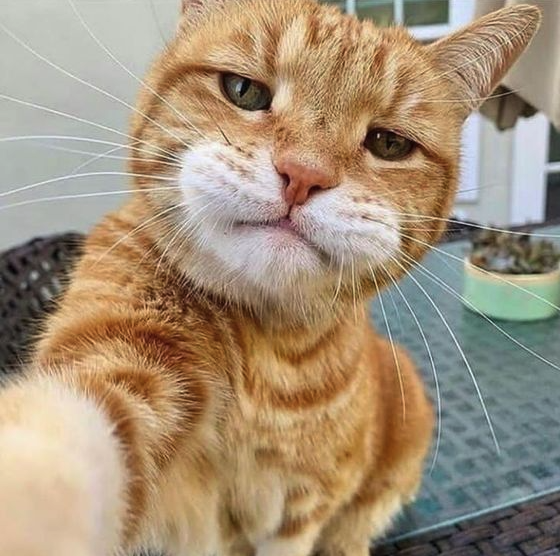
#> input picture tests/Screenshot 2025-11-09 at 02.09.04.png, 560 x 556 px, found by its file name
$ python color_histogram.py
#> lines starting #> are read from the running program, lines starting #| are printed output that depends on the picture
import cv2 as cv
import numpy as np
import matplotlib.pyplot as plt
import os

def grayHistogram():
    img_path ='/Users/akanady/Desktop/CVPR_Assignment_1/tests/Screenshot 2025-11-09 at 02.09.04.png'
    img = cv.imread(img_path, cv.IMREAD_REDUCED_GRAYSCALE_2)

    plt.figure()
    plt.imshow(img, cmap='gray')
    hist = cv.calcHist([img], [0], None, [256], [0, 256])

    plt.figure()
    plt.plot(hist)
    plt.xlabel('bins')
    plt.ylabel('# of pixels')

    plt.show()

def colorHistogram():
    img_path ='/Users/akanady/Desktop/CVPR_Assignment_1/tests/Screenshot 2025-11-09 at 02.09.04.png'
    img = cv.imread(img_path)
    imgRGB = cv.cvtColor(img, cv.COLOR_BGR2RGB)

    plt.figure()
    plt.imshow(imgRGB)

    colors = ['b', 'g', 'r']

    plt.figure()
    for i in range(len(colors)):
        hist = cv.calcHist([imgRGB], [i], None, [256], [0, 256])
        plt.plot(hist, colors[i])

    plt.xlabel('pixel intensity')
    plt.ylabel('# of pixels')

    plt.show()

def histogramRegion():
    img_path ='/Users/akanady/Desktop/CVPR_Assignment_1/tests/Screenshot 2025-11-09 at 02.09.04.png'
    img = cv.imread(img_path)
#> img is the input picture: shape (556, 560, 3); mean B, G, R 121.6, 145.3, 164.4
    imgRGB = cv.cvtColor(img, cv.COLOR_BGR2RGB)
    imgRGB = imgRGB[100:200, 200:300, :]
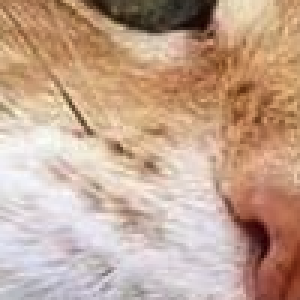
#> imgRGB: shape (100, 100, 3) (shown 3 times larger); mean R, G, B 195.6, 165.9, 146.1

    plt.figure()
    plt.imshow(imgRGB)

    colors = ['b', 'g', 'r']

    plt.figure()
    for i in range(len(colors)):
        hist = cv.calcHist([imgRGB], [i], None, [256], [0, 256])
        plt.plot(hist, colors[i])

    plt.xlabel('pixel intensity')
    plt.ylabel('# of pixels')

    plt.show()
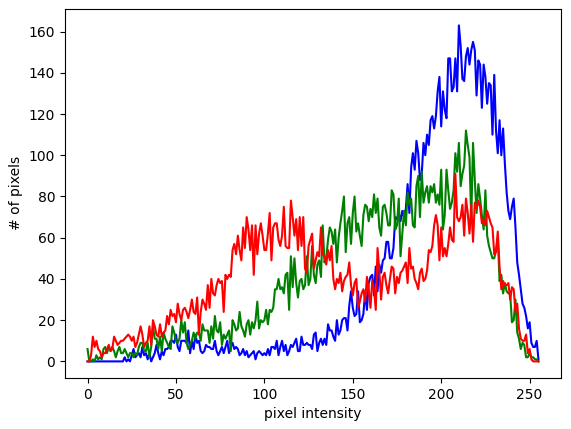
#> figure drawn by matplotlib, 1 panel; curve peaks at x = 210, y = 163; curve peaks at x = 214, y = 112; curve peaks at x = 208, y = 91


if __name__ == '__main__':
    # grayHistogram()
    # colorHistogram()
    histogramRegion()
